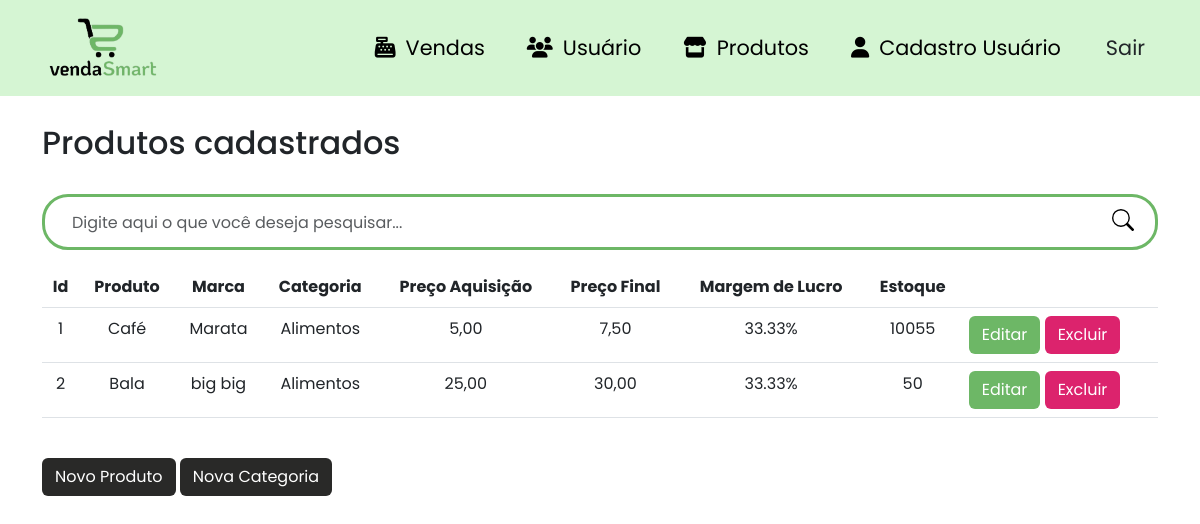
Before: /produtos (signed in) with the older database file.
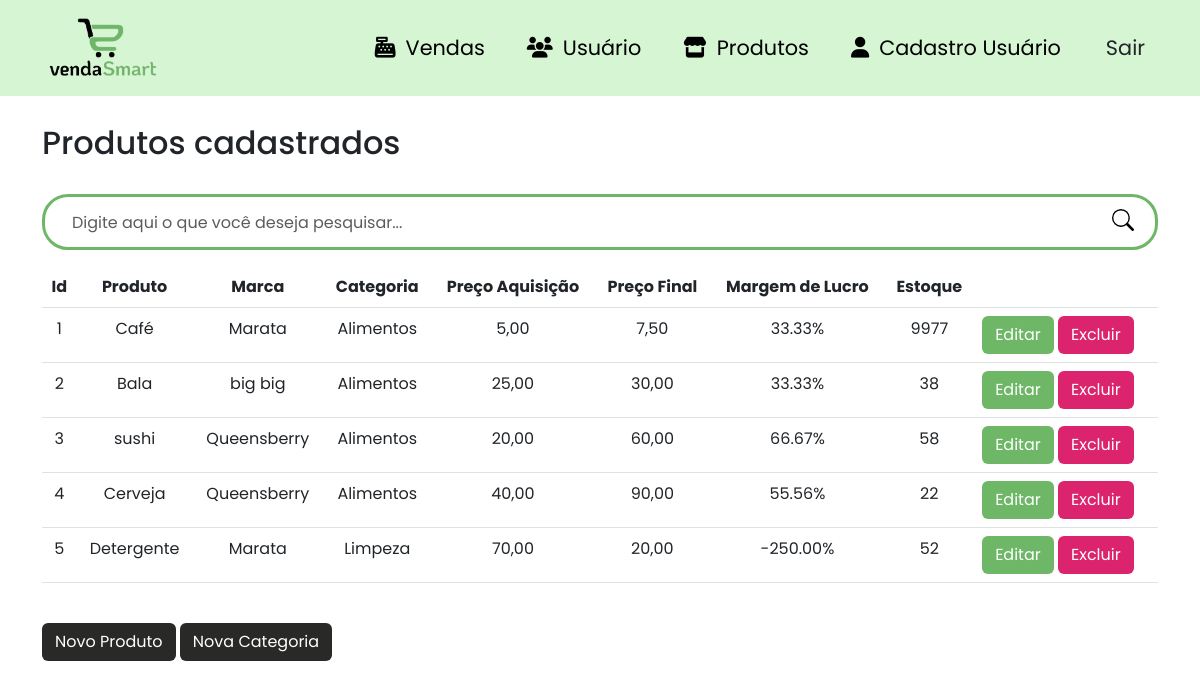
After: the same page with the newer database file.
### site_atividade/models/__init__.py (models this page shows, shortened)
class Produtos(database.Model):
    id_produtos = database.Column(database.Integer, primary_key=True)
    produto = database.Column(database.String, nullable=False)
    marca = database.Column(database.String, nullable=False)
    preco_aquisicao = database.Column(database.Float, nullable=False)
    preco = database.Column(database.Float, nullable=False)
    estoque = database.Column(database.Integer, nullable=False)
    margem_lucro = database.Column(database.Float, nullable=True)
    categoria_fk = database.Column(database.Integer, database.ForeignKey('categoria.id_categoria'), nullable=False)
    venda = database.relationship('Venda', backref='produto')

class Categoria(database.Model):
    id_categoria = database.Column(database.Integer, primary_key=True)
    categoria = database.Column(database.String, nullable=False)
    produtos = database.relationship('Produtos', backref='categoria', lazy=True)

### site_atividade/routers/__init__.py (the view)
@app.route("/produtos")
@login_required
def produtos():
    search_term = request.args.get('search')
    if search_term:
        produtos = Produtos.query.filter(Produtos.produto.ilike(f'%{search_term}%')).all()
    else:
        produtos = Produtos.query.all()
    categorias = Categoria.query.all()  # Obter todas as categorias
    return render_template('lista_produto.html', produtos=produtos, categorias=categorias)

### site_atividade/models/__init__.py (called while the page is built)
@login_manager.user_loader
def load_usuario(id_usuario):
    return Usuario.query.get(int(id_usuario))

### site_atividade/templates/lista_produto.html (shortened to what this page needs)
{% extends 'base.html' %}
{% block body %}
        <div class="container theme-showcase" role="main">
            <br>
            <div class="page-header">
                <h2 class="box-title col-md-12">Produtos cadastrados</h2>
            </div>
            <br>
            <div class="search-box">
                <form class="form-search" action="{{ url_for('produtos') }}" method="GET">
                    <div class="input-group form-group-search">
                        <input type="text" class="form-control form-control-search" placeholder="Digite aqui o que você deseja pesquisar..." id="search-input" name="search">
                        <span class="input-group-btn">
                            <button class="btn-search type="submit"></button>
                        </span>
                    </div>
                </form>
            </div>
            <div class="list-product">
                <table class="table table-hover scrollable-table">
                    <thead>
                        <tr>
                            <th class="text-center">Id</th>
                            <th class="text-center">Produto</th>
                            <th class="text-center">Marca</th>
                            <th class="text-center">Categoria</th>
                            <th class="text-center">Preço Aquisição</th>
                            <th class="text-center">Preço Final</th>
                            <th class="text-center">Margem de Lucro</th>
                            <th class="text-center">Estoque</th>
                            <th> </th>
                        </tr>
                    </thead>
                    <tbody>
                    {% for produto in produtos %}
                        <tr data-href="#">
                           </td> <td class="text-center"> {{ produto.id_produtos }} </td>
                            <td class="text-center">{{ produto.produto }}</td>
                            <td class="text-center">{{ produto.marca }}</td>
                            <td class="text-center">{{ produto.categoria.categoria }}</td>
                            <td class="text-center">{{ "{:.2f}".format(produto.preco_aquisicao).replace('.', ',') }}</td>
                            <td class="text-center">{{ "{:.2f}".format(produto.preco).replace('.', ',') }}</td>
                            <td class="text-center">{{ "{:.2f}%".format(produto.margem_lucro) }}</td>
                            <td class="text-center">{{ produto.estoque }}</td>
                            <td class="btn-edit-delete text-right">
                                <a class="btn btn-color1 text-white" data-toggle="modal" data-target="#editProdutoModal{{ produto.id_produtos }}">Editar</a>
                                <a class="btn btn-color2 text-white" data-toggle="modal" data-target="#deleteProdutoModal{{ produto.id_produtos }}">Excluir</a>
                            </td>
                        </tr>
                    {% endfor %}
                    </tbody>
                </table>
            </div>
            <br>
            <div class="pull-right">
                <button type="button" class="btn btn-color3" data-toggle="modal" data-target="#addProdutoModal">
                    Novo Produto
                </button>
                <button type="button" class="btn btn-color3" data-toggle="modal" data-target="#addCategoriaModal">
                    Nova Categoria
                </button>
            </div>
{% endblock %}

### site_atividade/templates/base.html (shortened to what this page needs)
<html lang="pt-BR">
    <head>
        <link href="https://cdn.jsdelivr.net/npm/bootstrap@5.3.0-alpha3/dist/css/bootstrap.min.css" rel="stylesheet">
        <link rel="stylesheet" href="{{ url_for('static', filename='css/product.css') }}">
        <link rel="stylesheet" href="{{ url_for('static', filename='css/navbar.css') }}">
        <link rel="stylesheet" href="{{ url_for('static', filename='css/style.css') }}">
        <link rel="stylesheet" href="{{ url_for('static', filename='css/vendas.css') }}">
        <link rel="stylesheet" href="https://cdnjs.cloudflare.com/ajax/libs/font-awesome/6.4.0/css/all.min.css"/>
        <link rel="stylesheet" href="https://cdn.jsdelivr.net/npm/bootstrap-icons@1.10.5/font/bootstrap-icons.css">
    </head>
    <body>
        {% include 'navbar.html' %}
        {% block body %}
        {% endblock %}
    </body>
</html>

### site_atividade/templates/navbar.html (shortened to what this page needs)
<nav class="navbar navbar-expand-lg fixed-top navbar-light">
  <div class="container">
    <a class="navbar-brand" href="#"
      ><img
        id="MDB-logo"
        src="static/image/logo-body7.png"
        alt="vendasSmart"
        draggable="false"
        height="70"
    /></a>
    <div class="collapse navbar-collapse nav-transition" id="navbarSupportedContent">
      <ul class="navbar-nav ms-auto align-items-center">
        {% if current_user.is_authenticated %}
        <li class="nav-item">
          <a class="nav-link mx-2" href="{{ url_for('vendas') }}"><i class="fa-solid fa-cash-register style="color: #000000;"></i>Vendas</a>
        </li>
        <li class="nav-item">
          <a class="nav-link mx-2" href="{{ url_for('usuarios') }}"><i class="fa-solid fa-users" style="color: #000000;"></i>Usuário</a>
        </li>
        <li class="nav-item">
          <a class="nav-link mx-2" href="{{ url_for('produtos') }}"><i class="fa-solid fa-store" style="color: #000000;"></i>Produtos</a>
        </li>
        <li class="nav-item">
          <a class="nav-link mx-2" href="{{ url_for('cadastro_usuario') }}"><i class="fa-solid fa-user" style="color: #000000;"></i>Cadastro Usuário</a>
        </li>
        <li class="nav-item ms-3">
            <a class="btn btn-black btn-rounded" href="{{ url_for('logout') }}">Sair</a>
          </li>
        {% else %}
        <li class="nav-item">
          <a class="nav-link mx-2" href="{{ url_for('login') }}"><i class="fas fa-heart pe-2"></i>Login</a>
        </li>
        {% endif %}
      </ul>
    </div>
  </div>
</nav>

### site_atividade/static/css/product.css (style rules this page uses)
.list-product { max-height: 550px; overflow: auto; }
.scrollable-table { overflow-y: auto; }
.form-search { grid-template-rows: 100vh; }
.form-group-search { border: 3px solid #6DB766; border-radius: 26px; padding: 5px 15px; }
.form-control-search { width: 350px; height: 40px; border : none; }
.btn-search { float: right; width: 34px; height: 36px; border: none; background: #fff; }
input[type="text"] { outline: none; box-shadow: none !important; }

### site_atividade/static/css/navbar.css (style rules this page uses)
.navbar-light .navbar-nav .nav-link { color: #000; }
.navbar { background-color: #D5F5D3; }
.collapse > ul > li > a { font-size: 1.3em; }
i { padding: 10px; }

### site_atividade/static/css/style.css (style rules this page uses)
body { padding-top: 100px; font-family: 'Poppins', sans-serif; }
.btn-color1 { background-color: #6DB766; transition: .5s; }
.btn-color2 { background-color: #DC236D; transition: .5s; }
.btn-color3 { background-color: #292928; transition: .5s; color: #fff; }

### site_atividade/static/css/vendas.css (style rules this page uses)
.scrollable-table { overflow-y: auto; }

Changed rows visible on the page:
changed Produtos "Café": estoque "10055" → "9977"
changed Produtos "Bala": estoque "50" → "38"
added Produtos: id_produtos "3", produto "sushi", marca "Queensberry", categoria.categoria "Alimentos", preco_aquisicao "20,00", preco "60,00", margem_lucro "66.67%", estoque "58"
added Produtos: id_produtos "4", produto "Cerveja", marca "Queensberry", categoria.categoria "Alimentos", preco_aquisicao "40,00", preco "90,00", margem_lucro "55.56%", estoque "22"
added Produtos: id_produtos "5", produto "Detergente", marca "Marata", categoria.categoria "Limpeza", preco_aquisicao "70,00", preco "20,00", margem_lucro "-250.00%", estoque "52"
